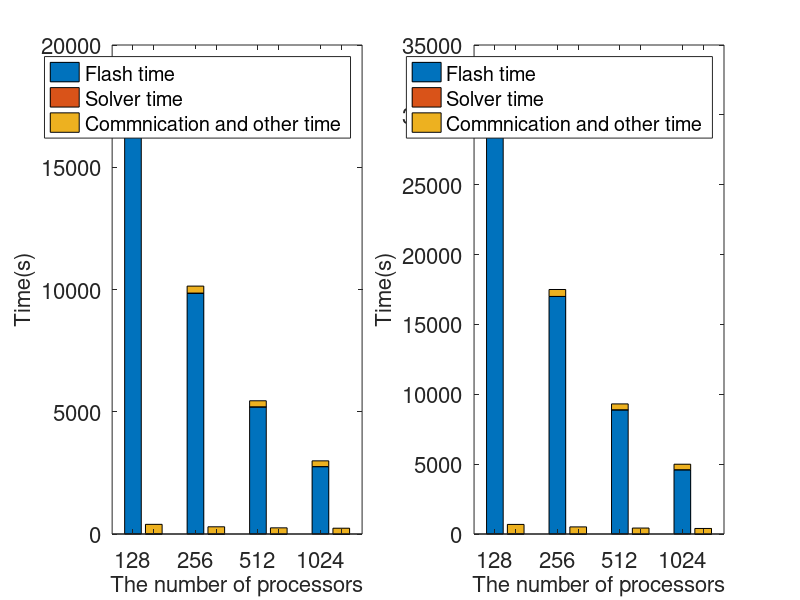

This figure's MATLAB source:

fh = figure();

subplot(1,2,1);
x=[1 2 4 5 7 8 10 11];
y=[19000 4.9 380.1; 9.6 4.9 380.5; 9850 3.8 285.2; 5.6 3.8 285.6; 5200 3.3 245.7; 2.8 3.3 245.9; 2756 3.0 233; 1.4 3.0 232.6];
bar(x,y,'stacked');
set(gca,'XTickLabel',{'128','','256','','512','','1024',''},'fontsize',16)
legend('Flash time','Solver time','Commnication and other time');
xlabel('The number of processors','fontsize',16);
ylabel('Time(s)','fontsize',16);

subplot(1,2,2);
x=[1 2 4 5 7 8 10 11];
y=[33200 6.9 662.7; 16.4 6.9 662.7; 17000 4.8 495.8; 8.4 4.8 495.8; 8890 3.8 417.8; 4.4 3.8 417.8; 4600 3.4 391.3; 2.3 3.4 391.3];
bar(x,y,'stacked');
set(gca,'XTickLabel',{'128','','256','','512','','1024',''},'fontsize',16)
legend('Flash time','Solver time','Commnication and other time');
xlabel('The number of processors','fontsize',16);
ylabel('Time(s)','fontsize',16);

saveas(fh, 'bar.fig');
